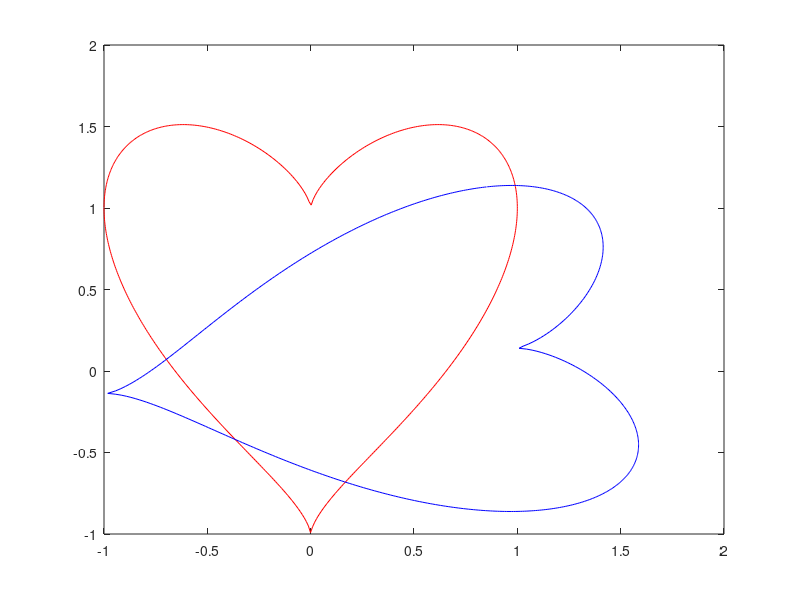

Write the MATLAB code that produced this figure.
theta=-pi:0.01:pi;
x=cos(theta); % "Heart Equation"
y=sin(theta)+((cos(theta)).^2).^(1/3); % "Heart Equation"
angle=mod(12132638,360)/180*pi;
x0=x*cos(angle)-y*sin(angle);
y0=x*sin(angle)+y*cos(angle);
plot(x,y,'r');
grid;
hold on
plot(x0,y0,'b');
grid;
hold on
